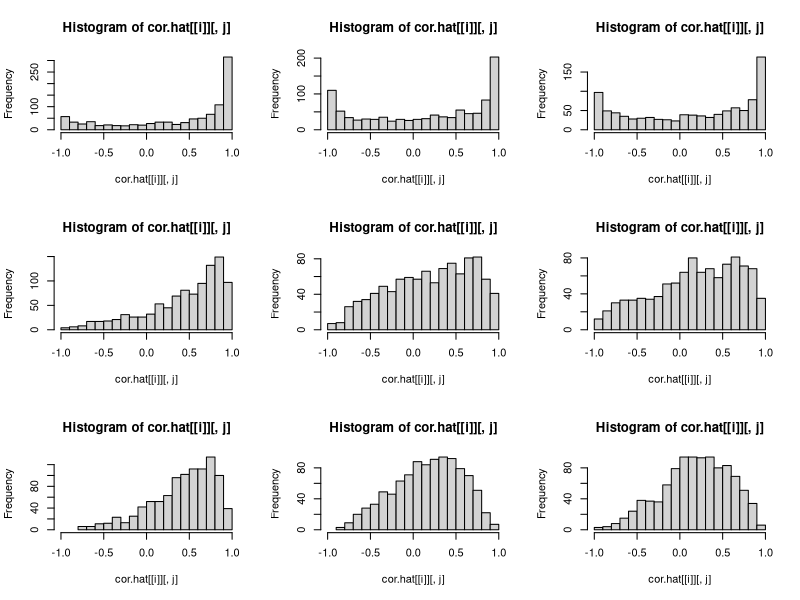
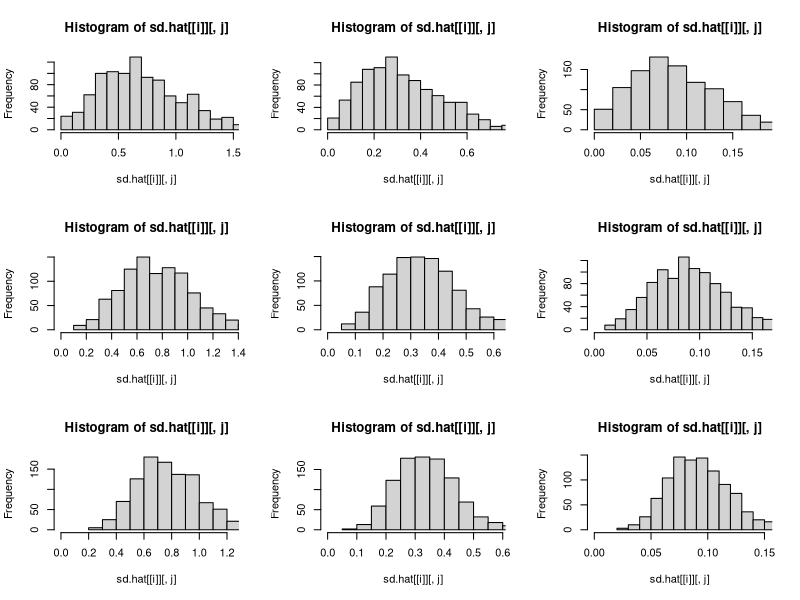

R code for these plots, in order:
library(MASS)
library(tidyverse)
library(here)


set.seed(711)
S <- c(3, 5, 7)
N <- 1000
nsim <- 1000
beta0 <- nu0 <- log(.15 / .85)
delta0 <- 2
rho.beta.delta <- 0.7
rho.beta.nu <- 0
rho.delta.nu <- 0.7
sigma.beta <- 0.5
sigma.delta <- 1
sigma.nu <- 0.01

Lambda <- diag(c(.8, .2, .025))
Gamma <- diag(3)
Gamma[2,1] <- 0.8
Gamma[3,1] <- 0.8
Gamma[3,2] <- 0.8
hyper.var <- Lambda %*% Gamma %*% t(Gamma) %*% Lambda
cormat <- matrix(nrow = 3, ncol = 3)
for(i in 1:3){
  for(j in 1:3){
    cormat[i, j] <- hyper.var[i, j] / (sqrt(hyper.var[i, i]) * sqrt(hyper.var[j, j]))
  }
}

hyper.mean <- c(beta0, delta0, nu0)
# hyper.var <- matrix(c(sigma.beta ^ 2, rho.beta.delta * sigma.beta * sigma.delta, rho.beta.nu * sigma.beta * sigma.nu,
#                       rho.beta.delta * sigma.beta * sigma.delta, sigma.delta ^ 2, rho.delta.nu * sigma.delta * sigma.nu,
#                       rho.beta.nu * sigma.beta * sigma.nu, rho.delta.nu * sigma.delta * sigma.nu, sigma.nu ^ 2), 
#                     nrow = 3, byrow = TRUE)
sd.hat <- list()
cor.hat <- list()
for(i in 1:length(S)){
  sd.hat[[i]] <- matrix(nrow = nsim, ncol = 3)
  cor.hat[[i]] <- matrix(nrow = nsim, ncol = 3)
  
  for(j in 1:nsim){
  
  theta <- mvrnorm(S[i], hyper.mean, hyper.var)
  beta <- theta[,1]
  delta <- theta[,2]
  nu <- theta[,3]
  
  pi1 <- 1 / (1 + exp(-(beta + delta / 2)))
  pi0 <- 1 / (1 + exp(-(beta - delta / 2)))
  psi <- 1 / (1 + exp(-nu))
  
  pi11 <- pi1 * psi
  pi10 <- (1 - pi1) * psi
  pi01 <- pi0 * (1 - psi)
  pi00 <- (1 - pi0) * (1 - psi)
  
  probs <- cbind(pi11, pi10, pi01, pi00)
  
  tabs <- t(apply(probs, 1, function(x) {
    rmultinom(1, N, prob = x)
  }))
  
  y <- tabs[,c(1, 3)]
  n <- cbind(rowSums(tabs[, c(1, 2)]),
             rowSums(tabs[, c(3, 4)]))
  bigN <- rep(N, S[i])
  
  nu.hat <- log((n[,1] / bigN) / (1 - n[,1] / bigN))
  beta.hat <- apply(log(((y + 0.5)/(n + 1)) / (1 - (y + 0.5) / (n + 1))), 1, mean)
  delta.hat <- log(((tabs[,1] + 0.5) * (tabs[,4] + 0.5)) / ((tabs[,2] + 0.5) * (tabs[,3] + 0.5)))
  sd.hat[[i]][j, 1] <- sd(beta.hat)
  sd.hat[[i]][j, 2] <- sd(delta.hat)
  sd.hat[[i]][j, 3] <- sd(nu.hat)
  cor.hat[[i]][j, 1] <- cor(beta.hat, delta.hat)
  cor.hat[[i]][j, 2] <- cor(beta.hat, nu.hat)
  cor.hat[[i]][j, 3] <- cor(delta.hat, nu.hat)
  }
}

par(mfrow = c(length(S), 3))
for(i in 1:length(S)){
  for(j in 1:3){
    hist(cor.hat[[i]][,j], breaks = 20, xlim = c(-1, 1))
  }
}
for(i in 1:length(S)){
  for(j in 1:3){
    hist(sd.hat[[i]][,j], breaks = 20, xlim = c(0, quantile(sd.hat[[i]][,j], 0.975)))
  }
}


for(i in 1:3){
  print(apply(cor.hat[[i]], 2, mean, na.rm=T))
}
for(i in 1:3){
  print(apply(sd.hat[[i]], 2, mean, na.rm = T))
}
